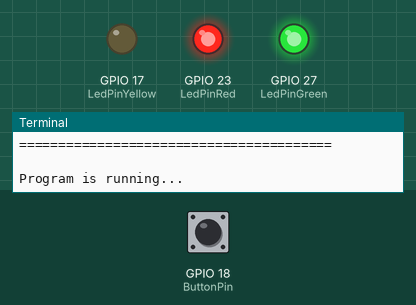
This program was run on a simulated Raspberry Pi (BCM pin numbers). On the bench: output pins drawn as LEDs (lit = HIGH), the last lines printed to the terminal. The test bench sets the inputs (shaded band); at power-on: GPIO 18 (ButtonPin) HIGH.

Above: at 1.2 s.
1.3 s: GPIO 18 (ButtonPin) pulled LOW for 1.3 s
At 4.0 s:
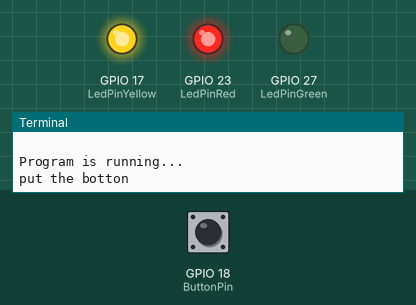
At 9.7 s:
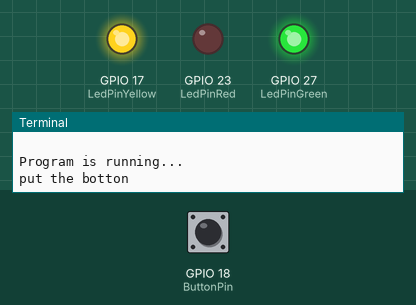
Timing chart, 0 to 16.5 s (numbered marks = the images above; inputs shaded):
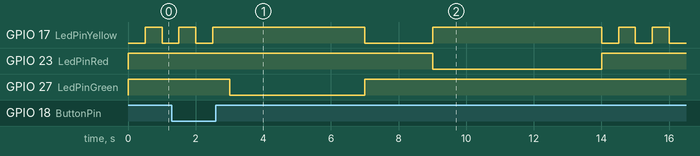

Measured:
- after the input at 1.3 s, GPIO 23 (LedPinRed): HIGH → LOW after 7.7 s, → HIGH 5.0 s later; GPIO 27 (LedPinGreen): HIGH → LOW after 1.7 s, → HIGH 4.0 s later

The program:

button_cz.py
```python
#!/usr/bin/env python

import RPi.GPIO as GPIO
import time
# Set #23 as LED pin
LedPinRed = 23
LedPinYellow = 17
LedPinGreen = 27
# Set #18 as button pin
ButtonPin = 18

# Set Led status to True(OFF)
Led_status = True

# Define a function to print message at the beginning
def print_message():
	print ("========================================")
	print ("|          Button control LED          |")
	print ("|      LEDRed connect to GPIO23        |")
	print ("|      LEDYellow connect to GPIO17     |")
	print ("|      LEDGreen connect to GPIO27      |")
	print ("|        Button connect to GPIO18      |")
	print ("|                                      |")
	print ("|   Press button to turn on/off LED.   |")
	print ("|                                      |")
	print ("========================================\n")
	print 'Program is running...'


# Define a setup function for some setup
def setup():
	# Set the GPIO modes to BCM Numbering
	GPIO.setmode(GPIO.BCM)
	# Set LedPin's mode to output,
	# and initial level to high (3.3v)
	GPIO.setup(LedPinRed, GPIO.OUT, initial=GPIO.HIGH)
	GPIO.setup(LedPinYellow, GPIO.OUT, initial=GPIO.HIGH)
	GPIO.setup(LedPinGreen, GPIO.OUT, initial=GPIO.HIGH)
	# Set BtnPin's mode to input,
	# and pull up to high (3.3V)
	GPIO.setup(ButtonPin, GPIO.IN, pull_up_down=GPIO.PUD_UP)
	# Set up a falling detect on BtnPin,
	# and callback function to swLed
	# GPIO.add_event_detect(ButtonPin, GPIO.FALLING, callback=swLed)


# Define a callback function for button callback
def swLed(ev=None):
	print("put the botton")

	GPIO.output(LedPinGreen, GPIO.LOW)
	GPIO.output(LedPinYellow, GPIO.HIGH)
	time.sleep(4)
	GPIO.output(LedPinGreen, GPIO.HIGH)
	GPIO.output(LedPinYellow, GPIO.LOW)
	time.sleep(2)
	GPIO.output(LedPinYellow, GPIO.HIGH)
	GPIO.output(LedPinRed, GPIO.LOW)
	GPIO.output(LedPinYellow, GPIO.HIGH)
	time.sleep(5)
	GPIO.output(LedPinRed, GPIO.HIGH)


# Define a main function for main process
def main():
	# Print messages
	print_message()
	while True:
		# Don't do anything.
		GPIO.output(LedPinYellow, GPIO.LOW)
		time.sleep(0.5)
		GPIO.output(LedPinYellow, GPIO.HIGH)
		time.sleep(0.5)
		if(GPIO.input(ButtonPin)==GPIO.LOW):
			GPIO.output(LedPinYellow, GPIO.LOW)
			time.sleep(0.5)
			GPIO.output(LedPinYellow, GPIO.HIGH)
			time.sleep(0.5)
			swLed()


# Define a destroy function for clean up everything after
# the script finished
def destroy():
	# Turn off LED
	GPIO.output(LedPinGreen, GPIO.HIGH)
	GPIO.output(LedPinYellow, GPIO.HIGH)
	GPIO.output(LedPinRed, GPIO.HIGH)
	# Release resource
	GPIO.cleanup()

# If run this script directly, do:
if __name__ == '__main__':
	setup()
	try:
		main()
	# When 'Ctrl+C' is pressed, the child program
	# destroy() will be  executed.
	except KeyboardInterrupt:
		destroy()
```
